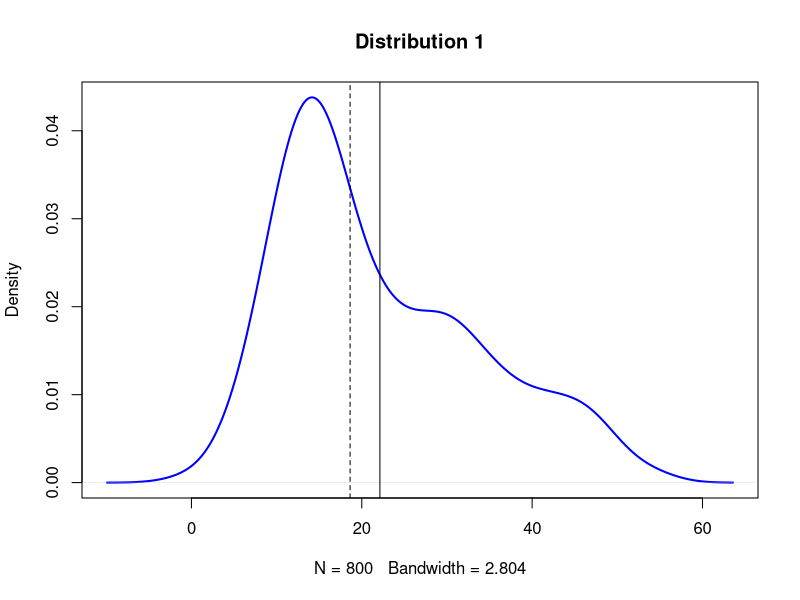
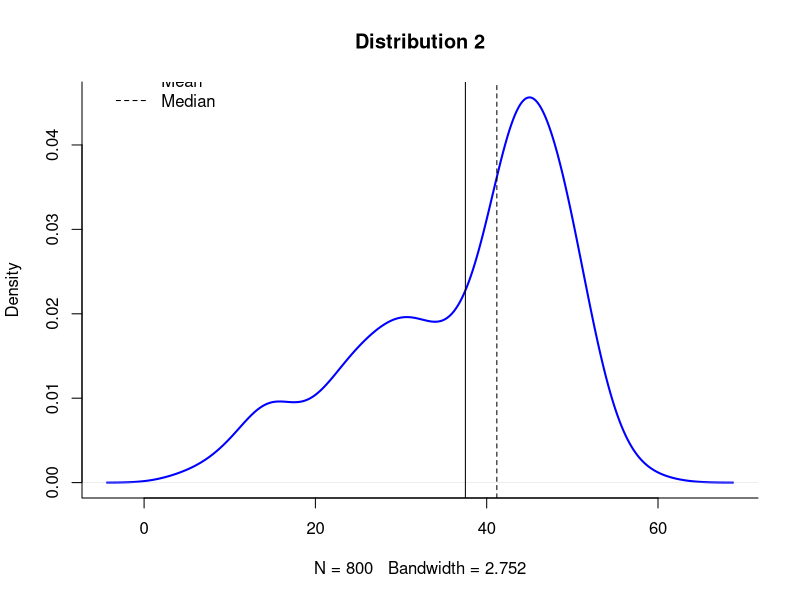
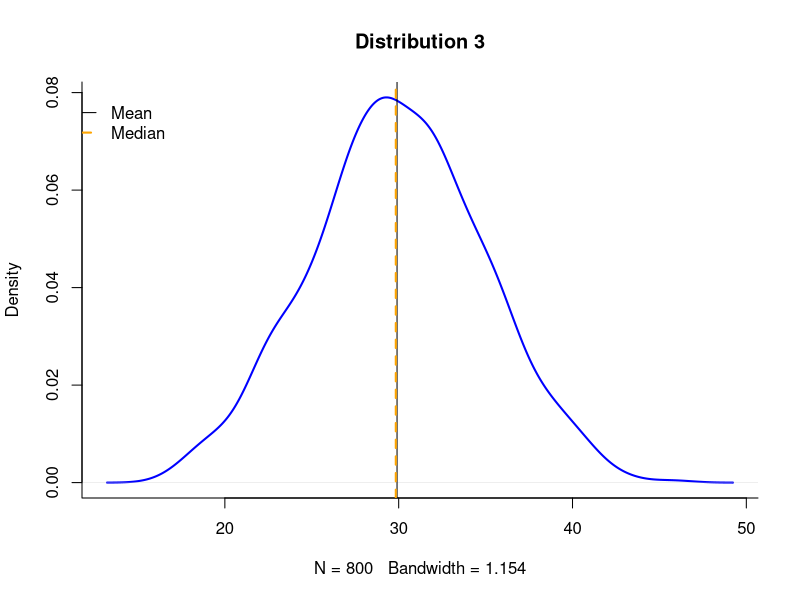
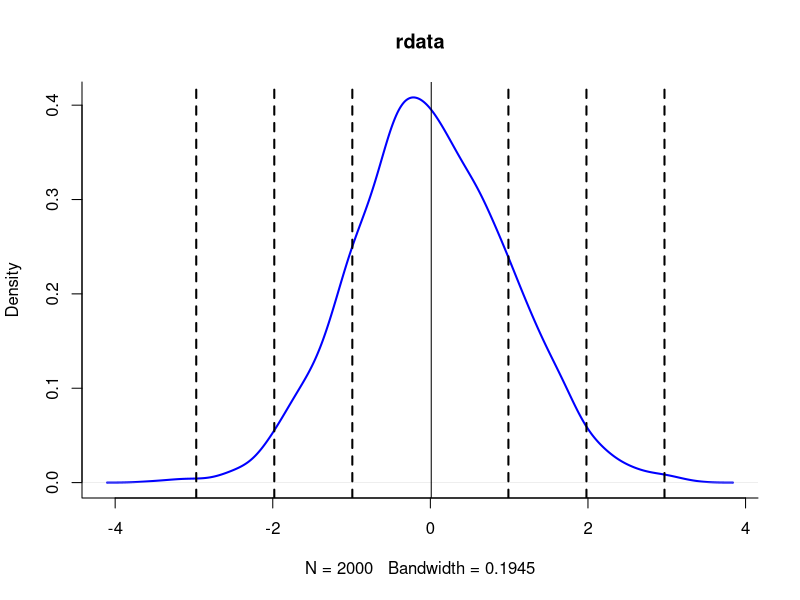
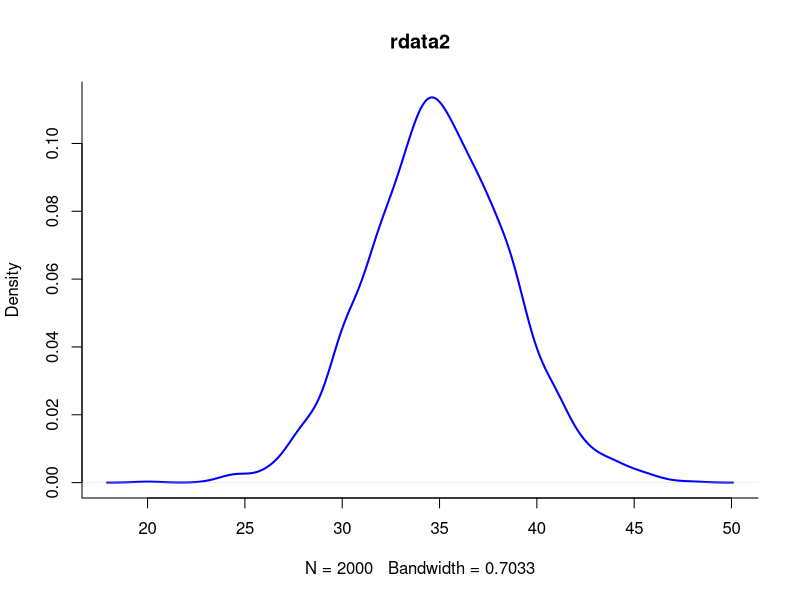
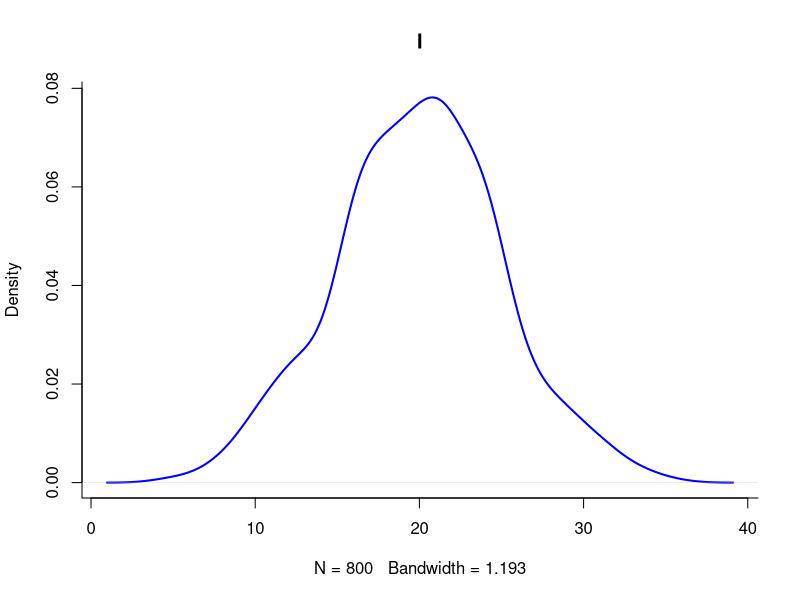
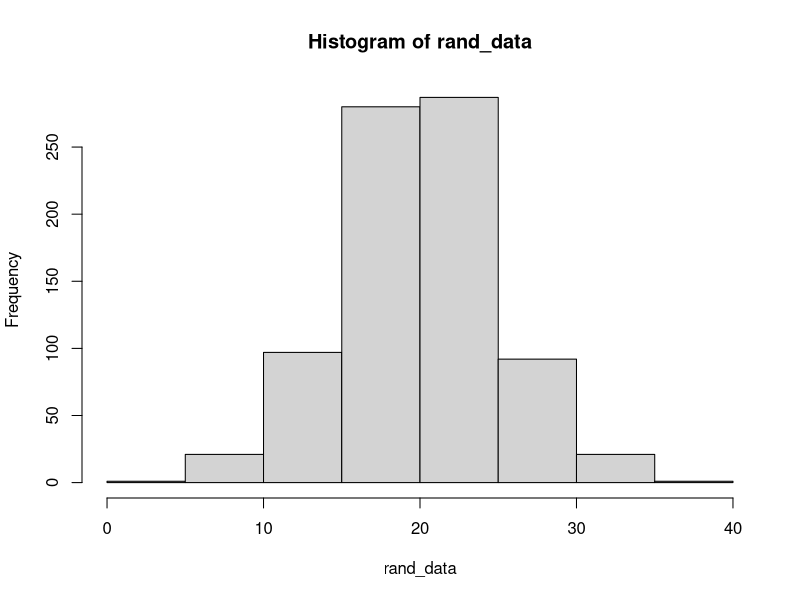
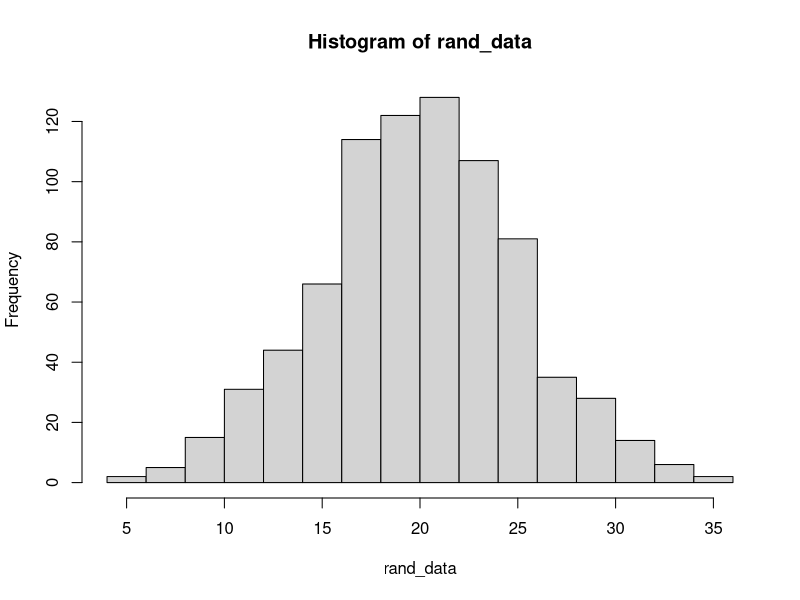

Generate these figures, in order, with R:
# Three normally distributed data sets
d1 <- rnorm(n = 500, mean = 15, sd = 5)
d2 <- rnorm(n = 200, mean = 30, sd = 5)
d3 <- rnorm(n = 100, mean = 45, sd = 5)

# We can combine them into a single dataset
d123 <- c(d1, d2, d3)

# We can plot the density function of abc
plot(density(d123), col = "blue", lwd = 2, main = "Distribution 1")

# Add vertical lines showing mean and median
abline(v = mean(d123))
abline(v = median(d123), lty = "dashed")

(quantile(d123)[2:4] - mean(d123)) / sd(d123)


# Three normally distributed data sets
d1 <- rnorm(n = 500, mean = 45, sd = 5)
d2 <- rnorm(n = 200, mean = 30, sd = 5)
d3 <- rnorm(n = 100, mean = 15, sd = 5)

# Combine them into a single data set
d123 <- c(d1, d2, d3)

# Plot the density function
plot(density(d123), col = 'blue', lwd = 2, bty = 'l', main = 'Distribution 2')

# Add vertical lines showing mean and median
abline(v = mean(d123))
abline(v = median(d123), lty = 2)
legend(-5, 0.05, c('Mean', 'Median'), lty = c(1, 2), bty = 'n')


d4 <- rnorm(n = 800, mean = 30, sd = 5)
plot(density(d4), col = 'blue', lwd = 2, bty = 'l', main = 'Distribution 3')
abline(v = mean(d4))
abline(v = median(d4), lty = 2, lwd = 2, col = 'orange')
legend(10, 0.08, c('Mean', 'Median'), lty = c(1, 2), lwd = c(1, 2),
       col = c('black', 'orange'), bty = 'n')


rdata <- rnorm(n = 2000, mean = 0, sd = 1)
plot(density(rdata), col = 'blue', lwd = 2, bty = 'l', main = 'rdata')
abline(v = mean(rdata))
for (i in -3:3){
  if(i == 0) next
  abline(v = i * sd(rdata), lty = 2, lwd = 2)
}

quantile(rdata)[2:4]
(quantile(rdata)[2:4] - mean(rdata)) / sd(rdata)

rdata2 <- rnorm(n = 2000, mean = 35, sd = 3.5)
plot(density(rdata2), col = 'blue', lwd = 2, bty = 'l', main = 'rdata2')
(quantile(rdata2)[2:4] - mean(rdata2)) / sd(rdata2)


rand_data <- rnorm(800, mean = 20, sd = 5)
plot(density(rand_data), col = 'blue', lwd = 2, bty = 'l', main = 'I')
k_Sturges <- nclass.Sturges(rand_data)
k_Sturges
h_Sturges <- (max(rand_data) - min(rand_data)) / k_Sturges
h_Sturges
hist_Sturges <- hist(rand_data, breaks = 'sturges')
hist_Sturges

k_scott <- nclass.scott(rand_data)
k_scott
h_scott <- (max(rand_data) - min(rand_data)) / k_scott
h_scott
hist_scott <- hist(rand_data, breaks = 'scott')
hist_scott

k_FD <- nclass.FD(rand_data)
k_FD
h_FD <- (max(rand_data) - min(rand_data)) / k_FD
h_FD
hist_FD <- hist(rand_data, breaks = 'fd')
hist_FD

out_data <- c(rand_data, runif(10, min = 40, max = 60))
plot(density(out_data), col = 'blue', lwd = 2, bty = 'l', main = 'I')

k_Sturges <- nclass.Sturges(out_data)
k_Sturges
h_Sturges <- (max(out_data) - min(out_data)) / k_Sturges
h_Sturges

k_scott <- nclass.scott(out_data)
k_scott
h_scott <- (max(out_data) - min(out_data)) / k_scott
h_scott

k_FD <- nclass.FD(out_data)
k_FD
h_FD <- (max(out_data) - min(out_data)) / k_FD
h_FD
